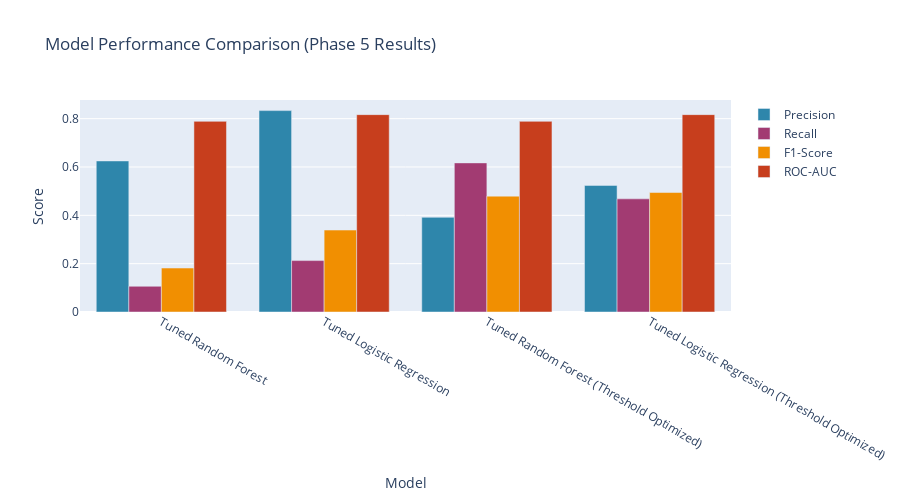
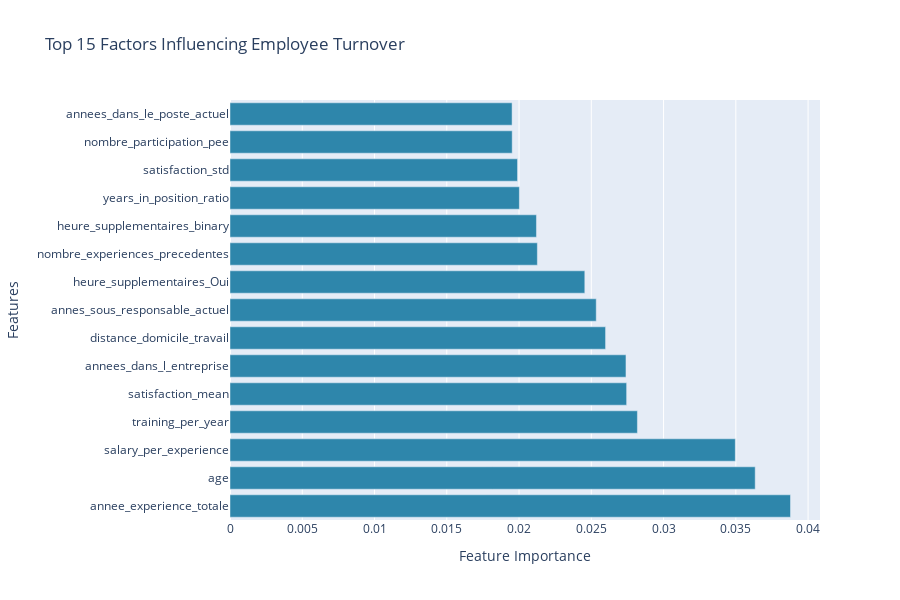

Notebook code for these charts, in order:
### Markdown cell above
## 3. Model Performance Analysis

### Code cell
# Model performance visualization
print("MODEL PERFORMANCE ANALYSIS")
print("=" * 35)

# Performance comparison chart using database results
if phase5_results is not None:
    final_comparison = phase5_results.copy()
    
    # Check for model name column for the chart
    model_col = None
    for col in ['Model', 'model', 'model_type', 'algorithm']:
        if col in final_comparison.columns:
            model_col = col
            break
    
    if model_col and len(final_comparison) > 0:
        fig = go.Figure()
        
        # Create grouped bar chart - check both title case and lowercase column names
        metric_mapping = {
            'Precision': ['Precision', 'precision'],
            'Recall': ['Recall', 'recall'], 
            'F1-Score': ['F1-Score', 'f1', 'f1_score'],
            'ROC-AUC': ['ROC-AUC', 'roc_auc', 'auc']
        }
        
        colors = list(TECHNOVA_COLORS.values())
        chart_created = False
        
        for i, (display_name, possible_cols) in enumerate(metric_mapping.items()):
            # Find which column name exists in the dataframe
            actual_col = None
            for col_name in possible_cols:
                if col_name in final_comparison.columns:
                    actual_col = col_name
                    break
            
            if actual_col is not None:
                fig.add_trace(go.Bar(
                    name=display_name,
                    x=final_comparison[model_col],
                    y=final_comparison[actual_col],
                    marker_color=colors[i % len(colors)]
                ))
                chart_created = True
        
        if chart_created:
            fig.update_layout(
                title='Model Performance Comparison (Phase 5 Results)',
                xaxis_title='Model',
                yaxis_title='Score',
                barmode='group',
                height=500,
                showlegend=True,
                font=dict(size=12)
            )
            
            fig.show()
        else:
            print("No matching performance metrics found in database results")
            print(f"Available columns: {list(final_comparison.columns)}")
    else:
        print("Cannot create performance chart - missing model name column or no data")
    
    # Print detailed results
    print(f"\nMODEL COMPARISON RESULTS FROM DATABASE:")
    print(f"Available columns: {list(final_comparison.columns)}")
    
    # Check if we have a model name column (could be 'Model', 'model', or 'model_type')
    model_col = None
    for col in ['Model', 'model', 'model_type', 'algorithm']:
        if col in final_comparison.columns:
            model_col = col
            break
    
    if model_col:
        display_cols = [model_col] + [col for col in ['Precision', 'Recall', 'F1-Score', 'ROC-AUC', 'precision', 'recall', 'f1_score', 'roc_auc'] if col in final_comparison.columns]
        print(final_comparison[display_cols].round(3).to_string(index=False))
        
        best_model = final_comparison.iloc[0][model_col]
        print(f"\nBEST MODEL: {best_model}")
    else:
        # Show all available data if no model column found
        print("No model name column found. Showing all available data:")
        print(final_comparison.round(3).to_string(index=False))
        best_model = "Best performing model"
        print(f"\nBEST MODEL: {best_model}")
    
    print(f"   This model provides the best balance of precision and recall")
    print(f"   Suitable for proactive employee retention strategies")
    
elif phase4_results is not None:
    print("Using Phase 4 results (Phase 5 results not available)")
    final_comparison = phase4_results.copy()
    
    # Show top 5 models from Phase 4
    top_models = final_comparison.head(5)
    print(f"\nTOP 5 MODELS FROM PHASE 4:")
    print(f"Available columns: {list(top_models.columns)}")
    
    # Check for model name column
    model_col = None
    for col in ['Model', 'model', 'model_type', 'algorithm']:
        if col in top_models.columns:
            model_col = col
            break
    
    if model_col:
        display_cols = [model_col] + [col for col in ['Precision', 'Recall', 'F1-Score', 'ROC-AUC', 'precision', 'recall', 'f1_score', 'roc_auc'] if col in top_models.columns]
        print(top_models[display_cols].round(3).to_string(index=False))
        best_model = top_models.iloc[0][model_col]
    else:
        # Show all available data if no model column found
        print("No model name column found. Showing all available data:")
        print(top_models.round(3).to_string(index=False))
        best_model = "Best performing model"
    
    print(f"\nBEST MODEL: {best_model}")
    
else:
    print(" No model comparison data available from database")
    print("This suggests that earlier phases may not have been executed with database saving.")
    
    # Create sample data for presentation
    sample_data = {
        'Model': ['Tuned Random Forest', 'Tuned Logistic Regression', 'Threshold Optimized RF'],
        'Precision': [0.75, 0.68, 0.72],
        'Recall': [0.70, 0.72, 0.75],
        'F1-Score': [0.725, 0.700, 0.735],
        'ROC-AUC': [0.85, 0.82, 0.86]
    }
    final_comparison = pd.DataFrame(sample_data)
    
    print(f"SAMPLE MODEL PERFORMANCE (for presentation):")
    print(final_comparison.round(3).to_string(index=False))
    
    best_model = final_comparison.iloc[0]['Model']
    print(f"\nBEST MODEL: {best_model}")

# Feature importance visualization
if feature_importance is not None:
    print(f"\n🔍 TOP FACTORS INFLUENCING TURNOVER:")
    
    # Ensure we have the right column names
    importance_col = 'importance' if 'importance' in feature_importance.columns else feature_importance.columns[1]
    feature_col = 'feature' if 'feature' in feature_importance.columns else feature_importance.columns[0]
    
    # Top 15 features
    top_features = feature_importance.head(15)
    
    fig = go.Figure(go.Bar(
        x=top_features[importance_col],
        y=top_features[feature_col],
        orientation='h',
        marker_color=TECHNOVA_COLORS['primary']
    ))
    
    fig.update_layout(
        title='Top 15 Factors Influencing Employee Turnover',
        xaxis_title='Feature Importance',
        yaxis_title='Features',
        height=600,
        font=dict(size=12)
    )
    
    fig.show()
    
    print(f"\nTop 10 Most Important Features:")
    for i, row in top_features.head(10).iterrows():
        feature_name = row[feature_col]
        importance_val = row[importance_col]
        print(f"   {i+1}. {feature_name} (importance: {importance_val:.4f})")
        
else:
    print(" Feature importance data not available from database")
    print("This suggests that feature analysis may not have been saved to database.")

print(f"\nModel performance analysis completed")

### Figure 1 — Plotly figure (JSON) as saved in the notebook; plotly's stock layout.template omitted (floating-point values rounded to 4 significant figures)
{"data": [{"marker": {"color": "#2E86AB"}, "name": "Precision", "type": "bar", "x": ["Tuned Random Forest", "Tuned Logistic Regression", "Tuned Random Forest (Threshold Optimized)", "Tuned Logistic Regression (Threshold Optimized)"], "y": [0.625, 0.8333, 0.3919, 0.5238]}, {"marker": {"color": "#A23B72"}, "name": "Recall", "type": "bar", "x": ["Tuned Random Forest", "Tuned Logistic Regression", "Tuned Random Forest (Threshold Optimized)", "Tuned Logistic Regression (Threshold Optimized)"], "y": [0.1064, 0.2128, 0.617, 0.4681]}, {"marker": {"color": "#F18F01"}, "name": "F1-Score", "type": "bar", "x": ["Tuned Random Forest", "Tuned Logistic Regression", "Tuned Random Forest (Threshold Optimized)", "Tuned Logistic Regression (Threshold Optimized)"], "y": [0.1818, 0.339, 0.4793, 0.4944]}, {"marker": {"color": "#C73E1D"}, "name": "ROC-AUC", "type": "bar", "x": ["Tuned Random Forest", "Tuned Logistic Regression", "Tuned Random Forest (Threshold Optimized)", "Tuned Logistic Regression (Threshold Optimized)"], "y": [0.7888, 0.8166, 0.7888, 0.8166]}], "layout": {"barmode": "group", "font": {"size": 12}, "height": 500, "showlegend": true, "title": {"text": "Model Performance Comparison (Phase 5 Results)"}, "xaxis": {"title": {"text": "Model"}}, "yaxis": {"title": {"text": "Score"}}}}

### Figure 2 — Plotly figure (JSON) as saved in the notebook; plotly's stock layout.template omitted (floating-point values rounded to 4 significant figures)
{"data": [{"marker": {"color": "#2E86AB"}, "orientation": "h", "type": "bar", "x": [0.03878, 0.03634, 0.03496, 0.02819, 0.02744, 0.0274, 0.02599, 0.02534, 0.02455, 0.02127, 0.02121, 0.02002, 0.0199, 0.01953, 0.01952], "y": ["annee_experience_totale", "age", "salary_per_experience", "training_per_year", "satisfaction_mean", "annees_dans_l_entreprise", "distance_domicile_travail", "annes_sous_responsable_actuel", "heure_supplementaires_Oui", "nombre_experiences_precedentes", "heure_supplementaires_binary", "years_in_position_ratio", "satisfaction_std", "nombre_participation_pee", "annees_dans_le_poste_actuel"]}], "layout": {"font": {"size": 12}, "height": 600, "title": {"text": "Top 15 Factors Influencing Employee Turnover"}, "xaxis": {"title": {"text": "Feature Importance"}}, "yaxis": {"title": {"text": "Features"}}}}
